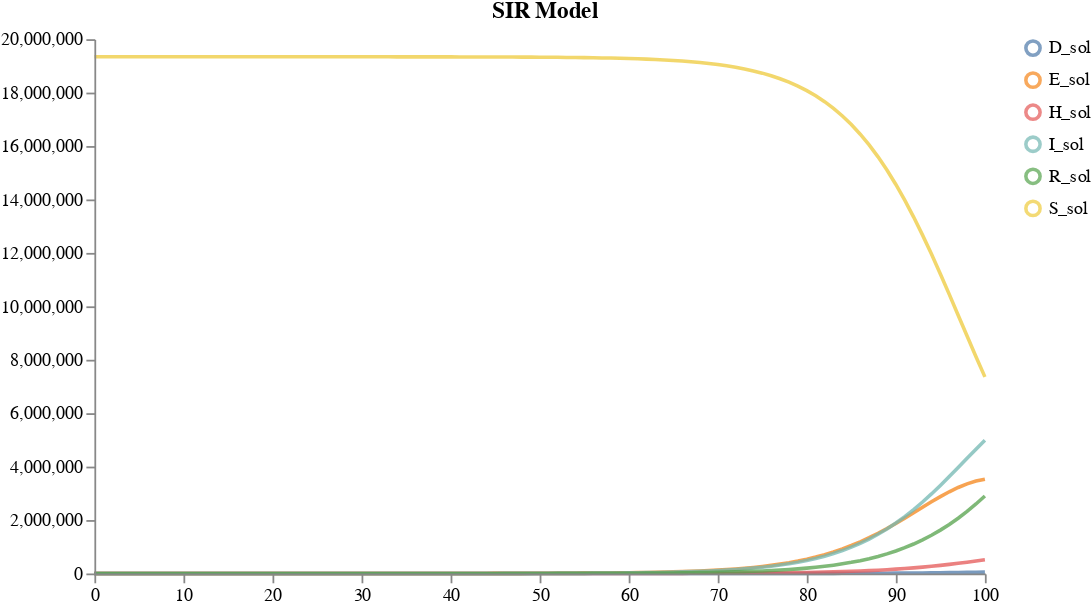

The code cell stored with this chart in its notebook:
### Markdown cell above
### Load and sample selected models

### Code cell
num_samples = 3
start_timepoint = 0
stop_timepoint = 72 + 4*7 # simulate for four weeks after end of data
timepoints = [float(i) for i in range(stop_timepoint + 1)]
result = load_and_sample_petri_model(model1_location, num_samples, timepoints=timepoints, time_unit="days", visual_options={"title": "SIR Model", "subset": ".*_sol"})
plots.ipy_display(result["visual"])

### Figure 1 — Vega specification as saved in the notebook (floating-point values rounded to 4 significant figures; data arrays with more than 128 entries replaced by an {"elided": "..."} marker saying what was removed)
{"$schema": "https://vega.github.io/schema/vega/v5.json", "axes": [{"name": "x_axis", "orient": "bottom", "scale": "xscale", "zindex": 100}, {"name": "y_axis", "orient": "left", "scale": "yscale", "zindex": 100}], "data": [{"name": "distributions", "values": {"elided": "606 records"}}, {"name": "traces", "transform": [{"expr": "isValid(datum.value)", "type": "filter"}], "values": []}, {"name": "points", "values": []}, {"name": "markers", "values": []}, {"name": "selected", "on": [{"remove": true, "trigger": "clear"}, {"remove": true, "trigger": "!shift"}, {"insert": "clicked", "trigger": "!shift && clicked"}, {"toggle": "clicked", "trigger": "shift && clicked"}]}], "height": 300, "legends": [{"encode": {"labels": {"interactive": true, "name": "legendLabel", "update": {"opacity": [{"test": "!length(data('selected')) || indata('selected', 'value', datum.value)", "value": 1}, {"value": 0.25}]}}, "symbols": {"interactive": true, "name": "legendSymbol", "update": {"fill": {"value": "transparent"}, "opacity": [{"test": "!length(data('selected')) || indata('selected', 'value', datum.value)", "value": 0.7}, {"value": 0.15}], "size": {"value": 64}, "strokeWidth": {"value": 2}}}}, "name": "color_legend", "stroke": "color"}], "marks": [{"from": {"facet": {"data": "points", "groupby": "trajectory", "name": "points_split"}}, "marks": [{"encode": {"hover": {"fillOpacity": {"value": 0.9}}, "update": {"fill": {"field": "trajectory", "scale": "color"}, "fillOpacity": [{"test": "!length(data('selected')) || indata('selected', 'value', datum.trajectory)", "value": 0.5}, {"value": 0.15}], "size": {"value": 10}, "stroke": {"field": "trajectory", "scale": "color"}, "strokeOpacity": [{"test": "!length(data('selected')) || indata('selected', 'value', datum.trajectory)", "value": 0.75}, {"value": 0.15}], "strokeWidth": {"value": 2}, "tooltip": {"field": "value"}, "x": {"field": "timepoint", "scale": "xscale"}, "y": {"field": "value", "scale": "yscale"}}}, "from": {"data": "points"}, "name": "_points_symbol", "type": "symbol", "zindex": 3}, {"encode": {"hover": {"fillOpacity": {"value": 0.9}}, "update": {"interpolate": {"value": "linear"}, "stroke": {"field": "trajectory", "scale": "color"}, "strokeOpacity": [{"test": "!length(data('selected')) || indata('selected', 'value', datum.trajectory)", "value": 0.3}, {"value": 0.1}], "strokeWidth": {"value": 2}, "x": {"field": "timepoint", "scale": "xscale"}, "y": {"field": "value", "scale": "yscale"}}}, "from": {"data": "points"}, "name": "_points_line", "type": "line", "zindex": 3}], "name": "_points", "type": "group", "zindex": 3}, {"from": {"facet": {"data": "traces", "groupby": "trajectory", "name": "traces_split"}}, "marks": [{"encode": {"hover": {"fillOpacity": {"value": 0.9}}, "update": {"interpolate": {"value": "linear"}, "stroke": {"field": "trajectory", "scale": "color"}, "strokeOpacity": [{"test": "!length(data('selected')) || indata('selected', 'value', datum.trajectory)", "value": 0.75}, {"value": 0.15}], "strokeWidth": {"value": 2}, "x": {"field": "timepoint", "scale": "xscale"}, "y": {"field": "value", "scale": "yscale"}}}, "from": {"data": "traces_split"}, "name": "_traces_lines", "type": "line"}], "name": "_traces", "type": "group", "zindex": 2}, {"from": {"facet": {"data": "distributions", "groupby": "trajectory", "name": "trajectory_split"}}, "marks": [{"encode": {"hover": {"fillOpacity": {"value": 0.9}}, "update": {"fill": {"field": "trajectory", "scale": "color"}, "fillOpacity": [{"test": "!length(data('selected')) || indata('selected', 'value', datum.trajectory)", "value": 0.5}, {"value": 0.15}], "interpolate": {"value": "linear"}, "stroke": {"field": "trajectory", "scale": "color"}, "strokeOpacity": [{"test": "!length(data('selected')) || indata('selected', 'value', datum.trajectory)", "value": 0.75}, {"value": 0.15}], "strokeWidth": {"value": 2}, "x": {"field": "timepoint", "scale": "xscale"}, "y": {"field": "upper", "scale": "yscale"}, "y2": {"field": "lower", "scale": "yscale"}}}, "from": {"data": "trajectory_split"}, "type": "area"}], "name": "_distributions", "type": "group", "zindex": 1}, {"marks": [{"encode": {"enter": {"stroke": {"value": "lightgray"}}, "update": {"opacity": {"value": 1}, "x": {"field": "timepoint", "scale": "xscale"}, "y": {"signal": "height"}, "y2": {"value": 0}}}, "from": {"data": "markers"}, "name": "_marker text", "type": "rule"}, {"encode": {"enter": {"fontSize": {"value": 8}, "text": {"field": "datum.label"}, "y": {"value": 0}}}, "from": {"data": "_marker text"}, "name": "_marker flags", "transform": [{"as": ["x", "_y", "opacity", "align", "baseline"], "lineAnchor": "start", "offset": [1], "size": {"signal": "[width, height]"}, "type": "label"}], "type": "text"}], "name": "_markers", "type": "group"}], "scales": [{"domain": {"fields": [{"data": "distributions", "field": "timepoint"}, {"data": "traces", "field": "timepoint"}, {"data": "points", "field": "timepoint"}, {"data": "markers", "field": "timepoint"}]}, "name": "xscale", "range": "width", "type": "linear", "zero": false}, {"domain": {"fields": [{"data": "distributions", "field": "lower"}, {"data": "distributions", "field": "upper"}, {"data": "traces", "field": "value"}, {"data": "points", "field": "value"}]}, "name": "yscale", "nice": true, "range": "height", "type": "linear", "zero": true}, {"domain": {"fields": [{"data": "distributions", "field": "trajectory"}, {"data": "traces", "field": "trajectory"}, {"data": "points", "field": "trajectory"}]}, "name": "color", "range": "category", "type": "ordinal"}], "signals": [{"name": "clear", "on": [{"events": "mouseup[!event.item]", "force": true, "update": "true"}], "value": true}, {"name": "shift", "on": [{"events": "@legendSymbol:click, @legendLabel:click", "force": true, "update": "event.shiftKey"}], "value": false}, {"name": "clicked", "on": [{"events": "@legendSymbol:click, @legendLabel:click", "force": true, "update": "{value: datum.value}"}], "value": null}], "title": "SIR Model", "width": 500}
